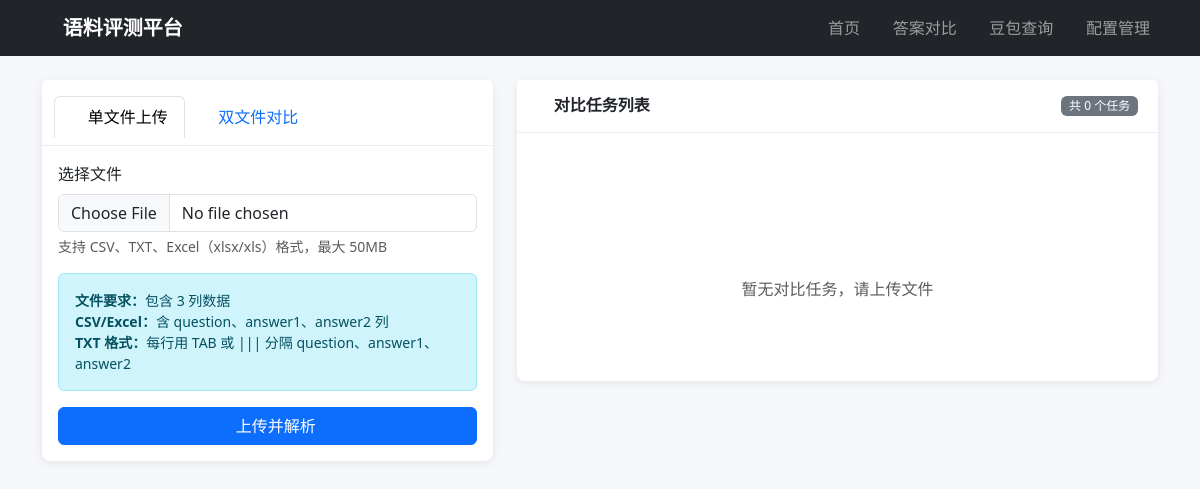
Page /similarity on the earlier database version.
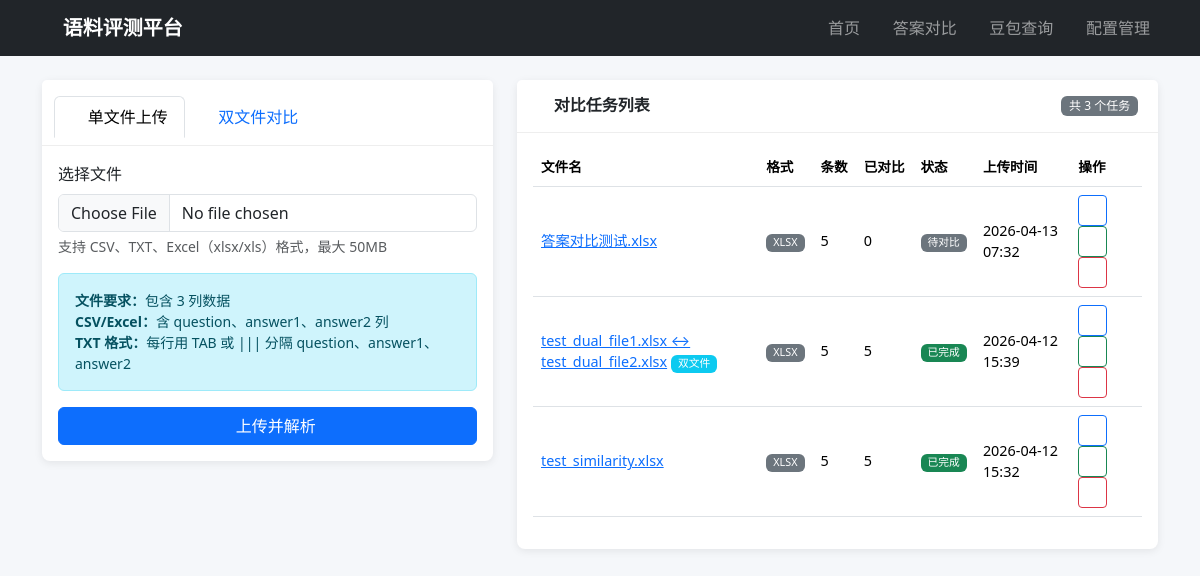
Same page on the later database version.
### models.py (models this page shows)
class SimilarityTask(db.Model):
    __tablename__ = 'similarity_task'
    id = db.Column(db.Integer, primary_key=True)
    filename = db.Column(db.String(500), nullable=False)
    original_name = db.Column(db.String(500), nullable=False)
    file_type = db.Column(db.String(10), nullable=False)  # csv / txt / xlsx
    record_count = db.Column(db.Integer, default=0)
    compared_count = db.Column(db.Integer, default=0)
    status = db.Column(db.String(20), default='pending')  # pending / running / completed
    upload_mode = db.Column(db.String(20), default='single')  # single / dual
    filename2 = db.Column(db.String(500), nullable=True)
    original_name2 = db.Column(db.String(500), nullable=True)
    unmatched_count = db.Column(db.Integer, default=0)
    unmatched_json = db.Column(db.Text, nullable=True)
    created_at = db.Column(db.DateTime, default=datetime.utcnow)
    items = db.relationship('SimilarityItem', backref='similarity_task', lazy=True, cascade='all, delete-orphan')

### app.py (the view)
@app.route('/similarity')
def similarity_page():
    tasks = SimilarityTask.query.order_by(SimilarityTask.created_at.desc()).all()
    configs = LLMConfig.query.all()
    return render_template('similarity.html', tasks=tasks, configs=configs)

### templates/similarity.html (shortened to what the changed rows need)
{% extends "base.html" %}
{% block content %}
<div class="row">
    <div class="col-md-7">
        <div class="card">
            <div class="card-header d-flex justify-content-between align-items-center">
                <h5><i class="bi bi-arrow-left-right"></i> 对比任务列表</h5>
                <span class="badge bg-secondary">共 {{ tasks|length }} 个任务</span>
            </div>
            <div class="card-body">
                {% if tasks %}
                <div class="table-responsive">
                    <table class="table table-hover">
                        <thead>
                            <tr>
                                <th>文件名</th>
                                <th>格式</th>
                                <th>条数</th>
                                <th>已对比</th>
                                <th>状态</th>
                                <th>上传时间</th>
                                <th>操作</th>
                            </tr>
                        </thead>
                        <tbody>
                            {% for task in tasks %}
                            <tr>
                                <td>
                                    <a href="/similarity/{{ task.id }}">{{ task.original_name }}</a>
                                    {% if task.upload_mode == 'dual' %}
                                    <span class="badge bg-info">双文件</span>
                                    {% endif %}
                                </td>
                                <td><span class="badge bg-secondary">{{ task.file_type|upper }}</span></td>
                                <td>{{ task.record_count }}</td>
                                <td>{{ task.compared_count }}</td>
                                <td>
                                    {% if task.status == 'completed' %}
                                    <span class="badge bg-success">已完成</span>
                                    {% elif task.status == 'running' %}
                                    <span class="badge bg-warning">进行中</span>
                                    {% else %}
                                    <span class="badge bg-secondary">待对比</span>
                                    {% endif %}
                                </td>
                                <td>{{ task.created_at.strftime('%Y-%m-%d %H:%M') }}</td>
                                <td>
                                    <a href="/similarity/{{ task.id }}" class="btn btn-sm btn-outline-primary">
                                        <i class="bi bi-eye"></i>
                                    </a>
                                    <a href="/api/export-similarity/{{ task.id }}" class="btn btn-sm btn-outline-success">
                                        <i class="bi bi-download"></i>
                                    </a>
                                    <button class="btn btn-sm btn-outline-danger" onclick="deleteTask({{ task.id }})">
                                        <i class="bi bi-trash"></i>
                                    </button>
                                </td>
                            </tr>
                            {% endfor %}
                        </tbody>
                    </table>
                </div>
                {% else %}
                <div class="text-center text-muted py-5">
                    <i class="bi bi-inbox" style="font-size: 3rem;"></i>
                    <p class="mt-2">暂无对比任务，请上传文件</p>
                </div>
                {% endif %}
            </div>
        </div>
    </div>
</div>
{% endblock %}

Differences in the rows shown:
added SimilarityTask: original_name "答案对比测试.xlsx", file_type "XLSX", record_count "5", compared_count "0", status "待对比", created_at "2026-04-13 07:32"
added SimilarityTask: original_name "test_dual_file1.xlsx ↔ test_dual_file2.xlsx", upload_mode "双文件", file_type "XLSX", record_count "5", compared_count "5", status "已完成", created_at "2026-04-12 15:39"
added SimilarityTask: original_name "test_similarity.xlsx", file_type "XLSX", record_count "5", compared_count "5", status "已完成", created_at "2026-04-12 15:32"
Other differences:
{{ tasks|length }}: "0" → "3"
text no longer shown: "暂无对比任务，请上传文件"
text now shown: "文件名 格式 条数 已对比 状态 上传时间 操作"
